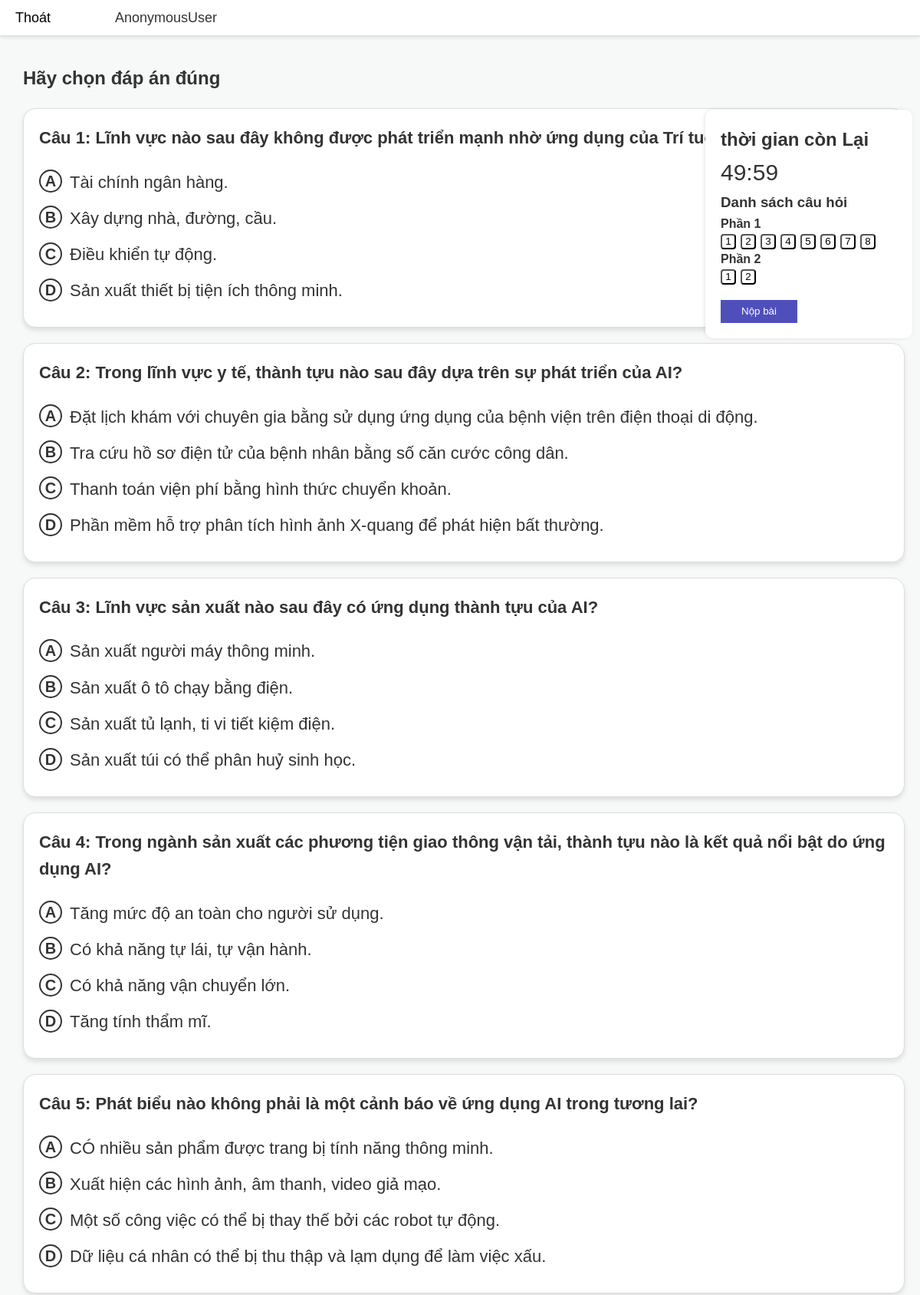
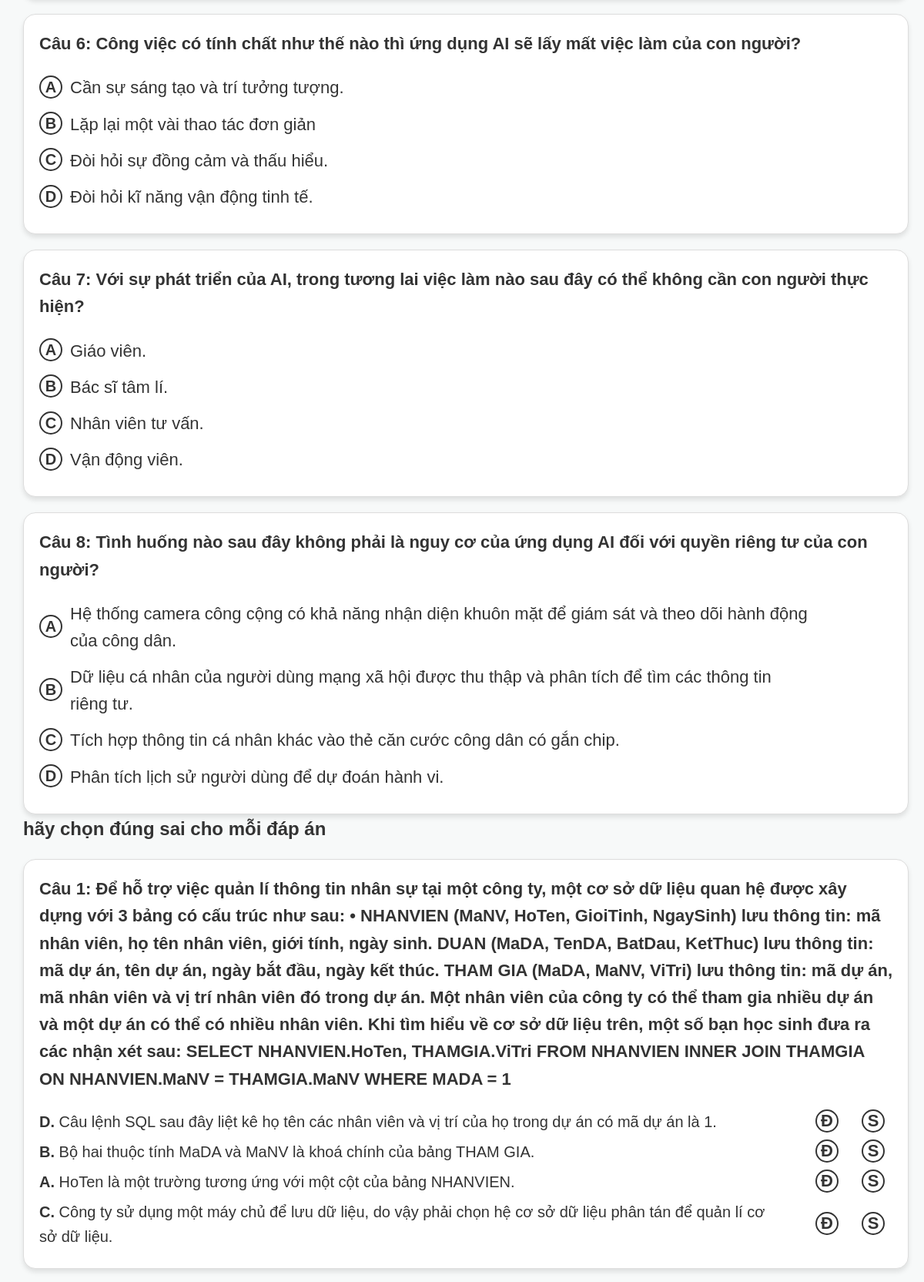
The page /thi_thu/de/1/ (upper part) on the database its author committed (2 pictures, top to bottom).
### base/models.py (models this page shows, shortened)
class Question(models.Model):
    name = models.TextField(max_length=1000,blank=True)
    Ans_a = models.TextField(max_length=1000,blank=True)
    Ans_b = models.TextField(max_length=1000,blank=True)
    Ans_c = models.TextField(max_length=1000,blank=True)
    Ans_d = models.TextField(max_length=1000,blank=True)
    bai = models.ForeignKey(bai_hoc,on_delete=models.SET_NULL, null = True)
    SELECTION_CHOICES = [
        ('A', 'Answer A'),
        ('B', 'Answer B'),
        ('C', 'Answer C'),
        ('D', 'Answer D'),
    ]
    Corect_ans = models.CharField(max_length=1, choices=SELECTION_CHOICES, default=None)
    type = models.IntegerField(default=1,editable=False)

class Question2(models.Model):
    name = models.TextField(max_length=1000,blank=True)
    Ans_a = models.TextField(max_length=1000,blank=True)
    Ans_b = models.TextField(max_length=1000,blank=True)
    Ans_c = models.TextField(max_length=1000,blank=True)
    Ans_d = models.TextField(max_length=1000,blank=True)
    SELECTION_CHOICES = [
        ("True","đúng"),
        ("False","Sai")
    ]
    Corect_ans_a = models.CharField(max_length=5, choices=SELECTION_CHOICES, default=None)
    Corect_ans_b = models.CharField(max_length=5, choices=SELECTION_CHOICES, default=None)
    Corect_ans_c = models.CharField(max_length=5, choices=SELECTION_CHOICES, default=None)
    Corect_ans_d = models.CharField(max_length=5, choices=SELECTION_CHOICES, default=None)
    type = models.IntegerField(default=2,editable=False)

### base/views.py (the view)
# urls.py: path('thi_thu/de/<int:de_id>/', views.question_list, name='de_thi'),
def question_list(request,de_id):
    de = de_id
    tong_cau_hoi = 10
    cau_hoi_loai_1 = 8
    cau_hoi_loai_2 = tong_cau_hoi - cau_hoi_loai_1
    type1 = question_type1(cau_hoi_loai_1)
    type2 = question_type2(cau_hoi_loai_2)
    return render(request, 'question_list.html', {'type1':type1 , 'type2': type2, 'de':de})

### base/views.py (called while the page is built)
def question_type1(sl):
    so_luong_cau_hoi_1 = sl
    cau_hoi_nhieu_dap_an = list(Question.objects.filter(type=1))
    if len(cau_hoi_nhieu_dap_an) > so_luong_cau_hoi_1:
        cau_hoi_nhieu_dap_an = random.sample(cau_hoi_nhieu_dap_an, so_luong_cau_hoi_1)
    trao_doi_cau_hoi = []
    for question in cau_hoi_nhieu_dap_an:
        answers = [
            ('A', question.Ans_a),
            ('B', question.Ans_b),
            ('C', question.Ans_c),
            ('D', question.Ans_d)
        ]
        trao_doi_cau_hoi.append({
            'type': 'multiple_choice',  # Đánh dấu loại câu hỏi
            'name': question.name,
            'answers': answers,
            'id': question.id,
        })
    return trao_doi_cau_hoi

def question_type2(sl):
    so_luong_cau_hoi_2 = sl
    cau_hoi_dung_sai = list(Question2.objects.filter(type=2))
    if len(cau_hoi_dung_sai) > so_luong_cau_hoi_2:
        cau_hoi_dung_sai = random.sample(cau_hoi_dung_sai, so_luong_cau_hoi_2)
    trao_doi_cau_hoi = []
    for question in cau_hoi_dung_sai:
        answers = [
            ('A', question.Ans_a, question.Corect_ans_a),
            ('B', question.Ans_b, question.Corect_ans_b),
            ('C', question.Ans_c, question.Corect_ans_c),
            ('D', question.Ans_d, question.Corect_ans_d)
        ]
        random.shuffle(answers)  # Xáo trộn thứ tự các đáp án
        trao_doi_cau_hoi.append({
            'type': 'true_false',  # Đánh dấu loại câu hỏi
            'name': question.name,
            'answers': answers,
            'id': question.id,
        })
    return trao_doi_cau_hoi

### templates/question_list.html (shortened to what this page needs)
<!DOCTYPE html>
<html lang="en">
<head>
    {% load static %}
    {% if request.session.theme == 'dark' %}
    <link rel="stylesheet" href="{% static 'styles/q_dark.css' %}">
    {% else %}
    <link rel="stylesheet" href="{% static 'styles/q_light.css' %}">
    {% endif %}
</head>
<body>
    <div class="navbar">
        <a href="{% url 'thi_thu' %}">Thoát</a>
        <p>{{ request.user }}</p>
    </div>
    <div class="middle_section">
        <div class="all_questions">
            <form  id="questionForm" method="POST" action="{% url 'submit_answer' %}">
                <h2>Hãy chọn đáp án đúng</h2>
                <ul>
                    {% for question in type1 %}
                    <div class="question" id="question_{{ forloop.counter }}">
                        <li>
                            <strong>Câu {{ forloop.counter }}: {{ question.name }}</strong><br>
                            <ul>
                                {% for answer in question.answers %}
                                <li class="option-container">
                                    <label for="option_{{ question.id }}_{{ answer.0 }}" class="radio-circle">{{ answer.0 }}</label>
                                    <span class="radio-label">{{ answer.1 }}</span>
                                </li>
                                {% endfor %}
                            </ul>
                        </li>
                    </div>
                    {% endfor %}
                </ul>
                <h2>hãy chọn đúng sai cho mỗi đáp án</h2>
                    <ul>
                        {% for question in type2 %}
                        <div class="question" id="question_{{ forloop.counter|add:8 }}">
                            <li>
                                <strong>Câu {{ forloop.counter }}: {{ question.name }}</strong><br>
                                <ul class="answers-container">
                                    {% for answer in question.answers %}
                                    <li class="option-container-tf">
                                        <span class="radio-label"><strong>{{ answer.0 }}.</strong>  {{ answer.1 }}</span>
                                        <div class="radio-group">
                                            <label class="radio-option">
                                                <span class="radio-circle">Đ</span>
                                            </label>
                                            <label class="radio-option">
                                                <span class="radio-circle">S</span>
                                            </label>
                                        </div>
                                    </li>
                                    {% endfor %}
                                </ul>
                            </li>
                        </div>
                        {% endfor %}
                    </ul>
            </form>
        </div>
        <div class="side_bar">
            <h2>thời gian còn Lại</h2>
            <span id="timer">50:00</span>
            <h3>Danh sách câu hỏi</h3>
            <h4>Phần 1</h4>
            <div class="dhrb">
            {% for question in type1 %}
            <button><a href="#question_{{ forloop.counter|add:8 }}" onclick="scrollToQuestion(event, 'question_{{ forloop.counter }}')">{{ forloop.counter }}</a></button>
            {% endfor %}
            </div>
            <h4>Phần 2</h4>
            <div class="dhrb">
            {% for question in type2 %}
            <button><a href="#question_{{ forloop.counter|add:8 }}" onclick="scrollToQuestion(event, 'question_{{ forloop.counter|add:8 }}')">{{ forloop.counter }}</a></button>
            {% endfor %}
            </div>
            <div class="smb">
            <button id="submitButton">Nộp bài</button>
            </div>
        </div>
    </div>
</body>
</html>

### static/styles/q_light.css (style rules this page uses)
body { background-color: #F7F9F9; font-family: Arial, sans-serif; line-height: 1.6; color: #333; }
* { margin: 0; padding: 0; box-sizing: border-box; }
li { list-style: none; }
a { text-decoration: none; color: #000; transition: color 0.3s ease; }
.navbar { display: grid; grid-template-columns: 1fr 5fr 1fr 1fr; height: 47px; align-items: center; background-color: #fff; border-bottom: 1px solid #ddd; box-shadow: 0 2px 5px rgba(0, 0, 0, 0.1); }
.navbar a { justify-self: start; padding-left: 20px; font-size: 18px; font-weight: 500; }
.navbar p { font-size: 18px; font-weight: 500; }
.middle_section { display: grid; grid-template-columns: 5fr 1fr; gap: 20px; max-width: 1200px; }
.question { border-radius: 16px; background-color: #fff; margin-top: 20px; padding: 20px; font-size: 22px; border: 1px solid #ddd; box-shadow: 0 4px 6px rgba(0, 0, 0, 0.1); width: 1150px; }
.question ul { padding-top: 20px; }
.option-container { display: flex; align-items: center; margin-bottom: 10px; }
.radio-circle { width: 30px; height: 30px; border: 2px solid #333; border-radius: 50%; display: flex; align-items: center; justify-content: center; font-weight: bold; margin-right: 10px; cursor: pointer; text-align: center; transition: all 0.3s ease; }
.option-container label { font-size: 20px; }
.option-container span { font-size: 22px; }
.radio-label { cursor: pointer; font-size: 16px; }
.side_bar { display: block; border-radius: 10px; position: fixed; top: 143px; right: 0; width: 270px; background-color: #fff; box-shadow: -1px 0 5px rgba(0, 0, 0, 0.1); padding: 20px; overflow-y: auto; z-index: 1000; margin-right: 10px; }
.side_bar span { font-size: 30px; }
.all_questions { margin-left: 30px; max-width: 1300px; width: auto; margin-top: 36px; }
.option-container-tf { display: flex; align-items: center; justify-content: space-between; margin-bottom: 5px; }
.radio-group { display: flex; gap: 20px; align-items: center; }
.radio-option { display: flex; align-items: center; justify-content: center; position: relative; }
.radio-label { font-size: 20px; max-width:960px ; width: auto; padding-top: 2px; }
.smb { margin-top: 20px; }
.smb button { height: 30px; width: 100px; background-color: #4F4FBC; color: #FFFF; border: none; }
.dhrb { display: flex; width: fit-content; overflow-x: hidden; }
.dhrb button { margin-right:6px; background-color: #FFF; width: 20px; height: 20px; border-radius: 4px; }

### rows shown on the page
Question: name "Lĩnh vực nào sau đây không được phát triển mạnh nhờ ứng dụng của Trí tuệ nhân tạo (AI)?", Ans_a "Tài chính ngân hàng." "Xây dựng nhà, đường, cầu." "Điều khiển tự động." "Sản xuất thiết bị tiện ích thông minh."
Question: name "Trong lĩnh vực y tế, thành tựu nào sau đây dựa trên sự phát triển của AI?", Ans_a "Đặt lịch khám với chuyên gia bằng sử dụng ứng dụng của bệnh viện trên điện thoại di động." "Tra cứu hồ sơ điện tử của bệnh nhân bằng số căn cước công dân." "Thanh toán viện phí bằng hình thức chuyển khoản." "Phần mềm hỗ trợ phân tích hình ảnh X-quang để phát hiện bất thường."
Question: name "Lĩnh vực sản xuất nào sau đây có ứng dụng thành tựu của AI?", Ans_a "Sản xuất người máy thông minh." "Sản xuất ô tô chạy bằng điện." "Sản xuất tủ lạnh, ti vi tiết kiệm điện." "Sản xuất túi có thể phân huỷ sinh học."
Question: name "Trong ngành sản xuất các phương tiện giao thông vận tải, thành tựu nào là kết quả nổi bật do ứng dụng AI?", Ans_a "Tăng mức độ an toàn cho người sử dụng." "Có khả năng tự lái, tự vận hành." "Có khả năng vận chuyển lớn." "Tăng tính thẩm mĩ."
Question: name "Phát biểu nào không phải là một cảnh báo về ứng dụng AI trong tương lai?", Ans_a "CÓ nhiều sản phẩm được trang bị tính năng thông minh." "Xuất hiện các hình ảnh, âm thanh, video giả mạo." "Một số công việc có thể bị thay thế bởi các robot tự động." "Dữ liệu cá nhân có thể bị thu thập và lạm dụng để làm việc xấu."
Question: name "Công việc có tính chất như thế nào thì ứng dụng AI sẽ lấy mất việc làm của con người?", Ans_a "Cần sự sáng tạo và trí tưởng tượng." "Lặp lại một vài thao tác đơn giản" "Đòi hỏi sự đồng cảm và thấu hiểu." "Đòi hỏi kĩ năng vận động tinh tế."
Question: name "Với sự phát triển của AI, trong tương lai việc làm nào sau đây có thể không cần con người thực hiện?", Ans_a "Giáo viên." "Bác sĩ tâm lí." "Nhân viên tư vấn." "Vận động viên."
Question: name "Tình huống nào sau đây không phải là nguy cơ của ứng dụng AI đối với quyền riêng tư của con người?", Ans_a "Hệ thống camera công cộng có khả năng nhận diện khuôn mặt để giám sát và theo dõi hành động của công dân." "Dữ liệu cá nhân của người dùng mạng xã hội được thu thập và phân tích để tìm các thông tin riêng tư." "Tích hợp thông tin cá nhân khác vào thẻ căn cước công dân có gắn chip." "Phân tích lịch sử người dùng để dự đoán hành vi."
Question2: name "Để hỗ trợ việc quản lí thông tin nhân sự tại một công ty, một cơ sở dữ liệu quan hệ được xây dựng với 3 bảng có cấu trúc như sau: • NHANVIEN (MaNV, HoTen, GioiTinh, NgaySinh) lưu thông tin: mã nhân viên, họ tên nhân viên, giới tính, ngày sinh. DUAN (MaDA, TenDA, BatDau, KetThuc) lưu thông tin: mã dự án, tên dự án, ngày bắt đầu, ngày kết thúc. THAM GIA (MaDA, MaNV, ViTri) lưu thông tin: mã dự án, mã nhân viên và vị trí nhân viên đó trong dự án. Một nhân viên của công ty có thể tham gia nhiều dự án và một dự án có thể có nhiều nhân viên. Khi tìm hiểu về cơ sở dữ liệu trên, một số bạn học sinh đưa ra các nhận xét sau: SELECT NHANVIEN.HoTen, THAMGIA.ViTri FROM NHANVIEN INNER JOIN THAMGIA ON…", Ans_d "Câu lệnh SQL sau đây liệt kê họ tên các nhân viên và vị trí của họ trong dự án có mã dự án là 1." "Bộ hai thuộc tính MaDA và MaNV là khoá chính của bảng THAM GIA." "HoTen là một trường tương ứng với một cột của bảng NHANVIEN." "Công ty sử dụng một máy chủ để lưu dữ liệu, do vậy phải chọn hệ cơ sở dữ liệu phân tán để quản lí cơ sở dữ liệu."

### other values the page prints
{{ request.user }} "AnonymousUser"
{{ answer.0 }} "A" "B" "C" "D" "A" "B" "C" "D" "A" "B" "C" "D" "A" "B" "C" "D" "A" "B" "C" "D" "A" "B" "C" "D" "A" "B" "C" "D" "A" "B" "C" "D"
{{ answer.0 }} "D" "B" "A" "C"
